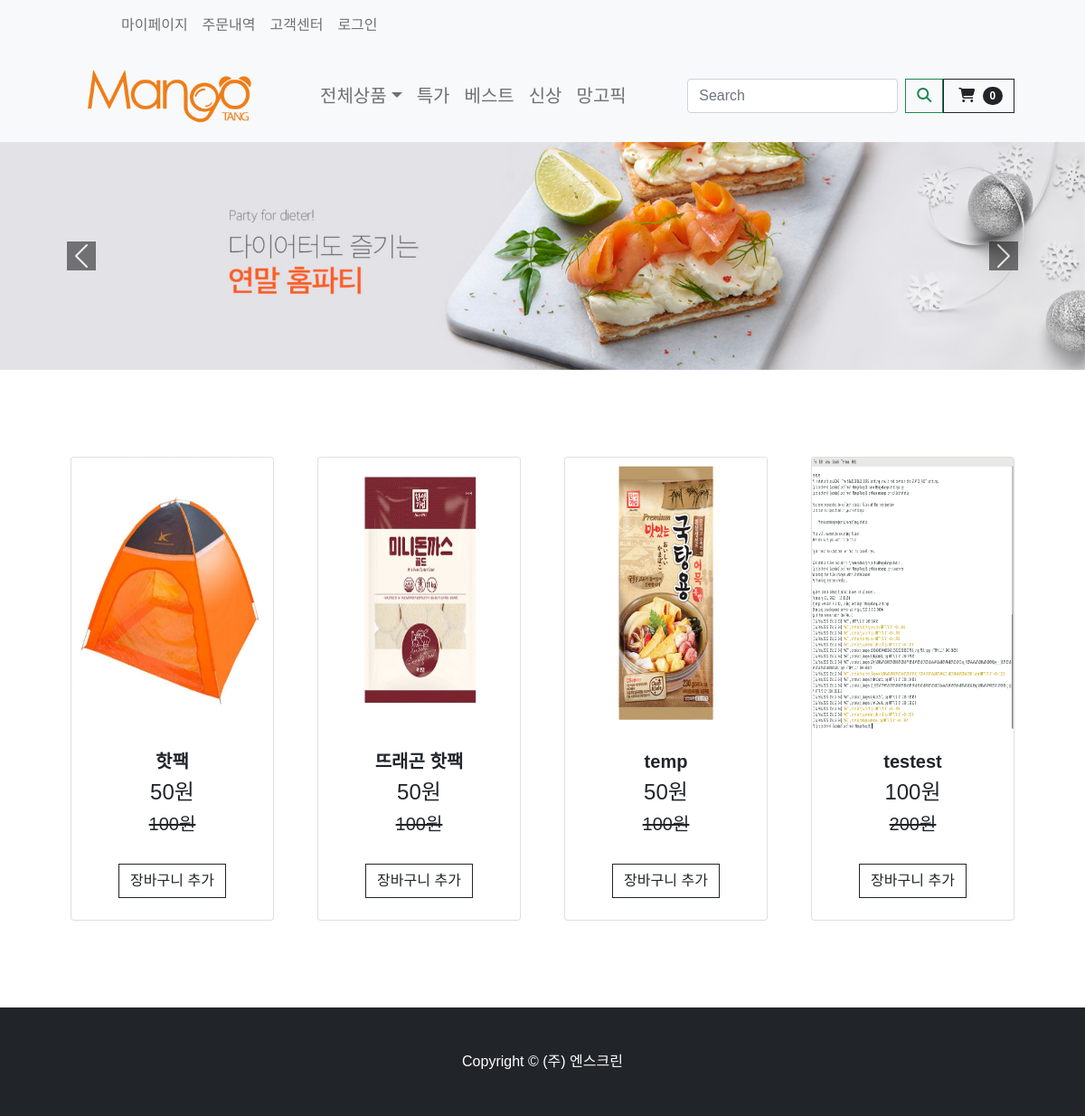
The page / on the database its author committed.
### store/models.py (models this page shows, shortened)
class Carosel(models.Model):
    image = models.ImageField(null=True, blank=True)
    banner_title = models.CharField(max_length=200, null=True, blank=True)
    banner_description = models.CharField(max_length=200, null=True, blank=True)
    href = models.CharField(max_length=200, default='#', null=True, blank=False)

class Product(models.Model):
    product_name = models.CharField(max_length=200)
    price = models.FloatField(null=False, blank=False)
    image_detail = models.ImageField(null=True, blank=True)
    image_title = models.ImageField(null=True, blank=True)
    image_introduce = models.ImageField(null=True, blank=True)
    seller_code = models.CharField(max_length=50, null=False, blank=False)
    price_discount = models.FloatField(null=True)
    discount = models.IntegerField(null=True)
    stock = models.IntegerField()
    first_title = models.CharField(max_length=200)
    second_title = models.CharField(max_length=200)
    shipment_price = models.IntegerField(blank=True)
    hash_tag = models.CharField(max_length=200)
    option_bool = models.BooleanField(default=False, blank=False, null=True)
    collection_tag = models.CharField(max_length=200, null=True)
    item_company = models.CharField(null=False, max_length=200)
    product_status = models.BooleanField(default=False, blank=False, null=True)

### store/views.py (the view)
# urls.py: path('', include('store.urls')),
def store(request):
    if request.user.is_authenticated:  # 로그인 유저일시
        try:
            customer = request.user.customer
            order, created = Order.objects.get_or_create(customer=customer, order_status=False)
            items = order.orderitem_set.all()  # orderitem은 Order의 자식 그래서 쿼리 가능
            cartItems = order.get_cart_items
        except ObjectDoesNotExist:  # social login
            user = request.user
            social = SocialAccount.objects.get(user=user)
            if (social.provider == "naver"):
                customer = Customer.objects.create(user=user, name=social.extra_data['name'],
                                                   email=social.extra_data['email'],
                                                   phone_number=social.extra_data['mobile'], join_date=datetime.now())
            elif (social.provider == "kakao"):
                customer = Customer.objects.create(user=user,
                                                   name=social.extra_data["kakao_account"]["profile"]["nickname"],
                                                   email=social.extra_data["kakao_account"]["email"],
                                                   phone_number="0000", join_date=datetime.now())
            elif (social.provider == "google"):
                customer = Customer.objects.create(user=user, name=social.extra_data["name"],
                                                   email=social.extra_data["email"],
                                                   phone_number="none", join_date=datetime.now())
            else:
                logger.critical("exception error: " + 'view store 소셜 로그인 과정중에 에러')
                return render(request, 'error.html')
            customer.save()
            order, created = Order.objects.get_or_create(customer=customer, order_status=False)
            items = order.orderitem_set.all()  # orderitem은 Order의 자식 그래서 쿼리 가능
            cartItems = order.get_cart_items
        except Exception as e:
            logger.critical("exception error: " + str(e) + 'view store 소셜 로그인 과정중에 에러')
            return render(request, 'error.html')
    else:
        items = []
        order = {'get_cart_total': 0, 'get_cart_items': 0}
        cartItems = order['get_cart_items']
    products = Product.objects.all()  # product 정보 다가져옴
    carousel = Carosel.objects.all()  # 캐러솔 가져옴
    carousel_length = len(carousel)
    context = {'products': products, 'carousel': carousel, 'carousel_length': carousel_length, 'cartItems': cartItems}
    return render(request, 'store/store.html', context)

### store/templates/store/store.html (shortened to what this page needs)
{% extends 'store/main.html' %}
{% load static %}
{% block content %}
    {% include "store/carousel.html" %}
    <section class="py-5">
        <div class="container px-4 px-lg-5 mt-5">
            <div class="row gx-4 gx-lg-5 row-cols-2 row-cols-md-3 row-cols-xl-4 justify-content-center">
                {% for product in products %}
                    <div class="col mb-5">
                        <div class="card h-100">
                            <a href="{% url 'product_detail' product.seller_code %}">
                                <img class="card-img-top" height="300" width="300" src={{ product.image_title.url }}/>
                            </a>
                            <div class="card-body p-4">
                                <div class="text-center">
                                    <h5 class="fw-bolder">{{ product.product_name }}</h5>
                                    <h4>{{ product.price_discount | floatformat:0 }}원</h4><h5
                                        class="text-decoration-line-through">{{ product.price | floatformat:0 }}원</h5>
                                </div>
                            </div>
                            <div class="card-footer p-4 pt-0 border-top-0 bg-transparent">
                                <div class="text-center">
                                    <button data-product="{{ product.seller_code }}" onclick="cartSnackbar()" data-action="set"
                                            class="btn btn-outline-dark mt-auto update-cart">장바구니 추가
                                    </button>
                                </div>
                            </div>
                        </div>
                    </div>
                {% endfor %}
            </div>
        </div>
    </section>
{% endblock content %}

### store/templates/store/carousel.html (shortened to what this page needs)
{% load static %}
<div id="demo" id= myCarousel' class="carousel slide" data-bs-ride="carousel">
    <div class="carousel-inner">
        {% for carousels in carousel %}
            <div class="carousel-item{% if forloop.first %} active{% endif %}">
                <a href= {{ carousels.href }}>
                    <img src={{ carousels.image.url }}  class="d-block" style="width:100%">
                </a>
                <div class="carousel-caption">
                </div>
            </div>
        {% endfor %}
    </div>
    <button class="carousel-control-prev" type="button" onclick="back()" data-bs-target="#demo" data-bs-slide="prev">
        <span class="carousel-control-prev-icon" style="background-color: black"></span>
    </button>
    <button class="carousel-control-next" type="button" onclick="front()" data-bs-target="#demo" data-bs-slide="next">
        <span class="carousel-control-next-icon" style="background-color: black"></span>
    </button>
</div>

### rows shown on the page
Carosel: image (picture)
Product: image_title (picture), product_name "핫팩", price_discount "50", price "100"
Product: image_title (picture), product_name "뜨래곤 핫팩", price_discount "50", price "100"
Product: image_title (picture), product_name "temp", price_discount "50", price "100"
Product: image_title (picture), product_name "testest", price_discount "100", price "200"

### other values the page prints
{{ cartItems }} "0"
